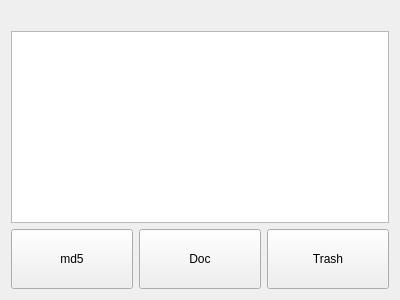
<?xml version="1.0" encoding="UTF-8"?>
<ui version="4.0">
 <class>CMyVirus</class>
 <widget class="QWidget" name="CMyVirus">
  <property name="geometry">
   <rect>
    <x>0</x>
    <y>0</y>
    <width>400</width>
    <height>300</height>
   </rect>
  </property>
  <property name="windowTitle">
   <string>Virus</string>
  </property>
  <layout class="QVBoxLayout" name="verticalLayout">
   <item>
    <widget class="QLabel" name="label">
     <property name="sizePolicy">
      <sizepolicy hsizetype="Minimum" vsizetype="Minimum">
       <horstretch>0</horstretch>
       <verstretch>0</verstretch>
      </sizepolicy>
     </property>
     <property name="text">
      <string/>
     </property>
    </widget>
   </item>
   <item>
    <widget class="QTextEdit" name="textEdit">
     <property name="sizePolicy">
      <sizepolicy hsizetype="Expanding" vsizetype="Expanding">
       <horstretch>0</horstretch>
       <verstretch>0</verstretch>
      </sizepolicy>
     </property>
    </widget>
   </item>
   <item>
    <layout class="QGridLayout" name="gridLayout">
     <item row="0" column="1">
      <widget class="QPushButton" name="pushButton_2">
       <property name="sizePolicy">
        <sizepolicy hsizetype="Expanding" vsizetype="Expanding">
         <horstretch>0</horstretch>
         <verstretch>0</verstretch>
        </sizepolicy>
       </property>
       <property name="text">
        <string>Doc</string>
       </property>
      </widget>
     </item>
     <item row="0" column="0">
      <widget class="QPushButton" name="pushButton">
       <property name="sizePolicy">
        <sizepolicy hsizetype="Expanding" vsizetype="Expanding">
         <horstretch>0</horstretch>
         <verstretch>0</verstretch>
        </sizepolicy>
       </property>
       <property name="text">
        <string>md5</string>
       </property>
      </widget>
     </item>
     <item row="0" column="2">
      <widget class="QPushButton" name="pushButton_3">
       <property name="sizePolicy">
        <sizepolicy hsizetype="Expanding" vsizetype="Expanding">
         <horstretch>0</horstretch>
         <verstretch>0</verstretch>
        </sizepolicy>
       </property>
       <property name="text">
        <string>Trash</string>
       </property>
      </widget>
     </item>
    </layout>
   </item>
  </layout>
 </widget>
 <resources/>
 <connections/>
</ui>
